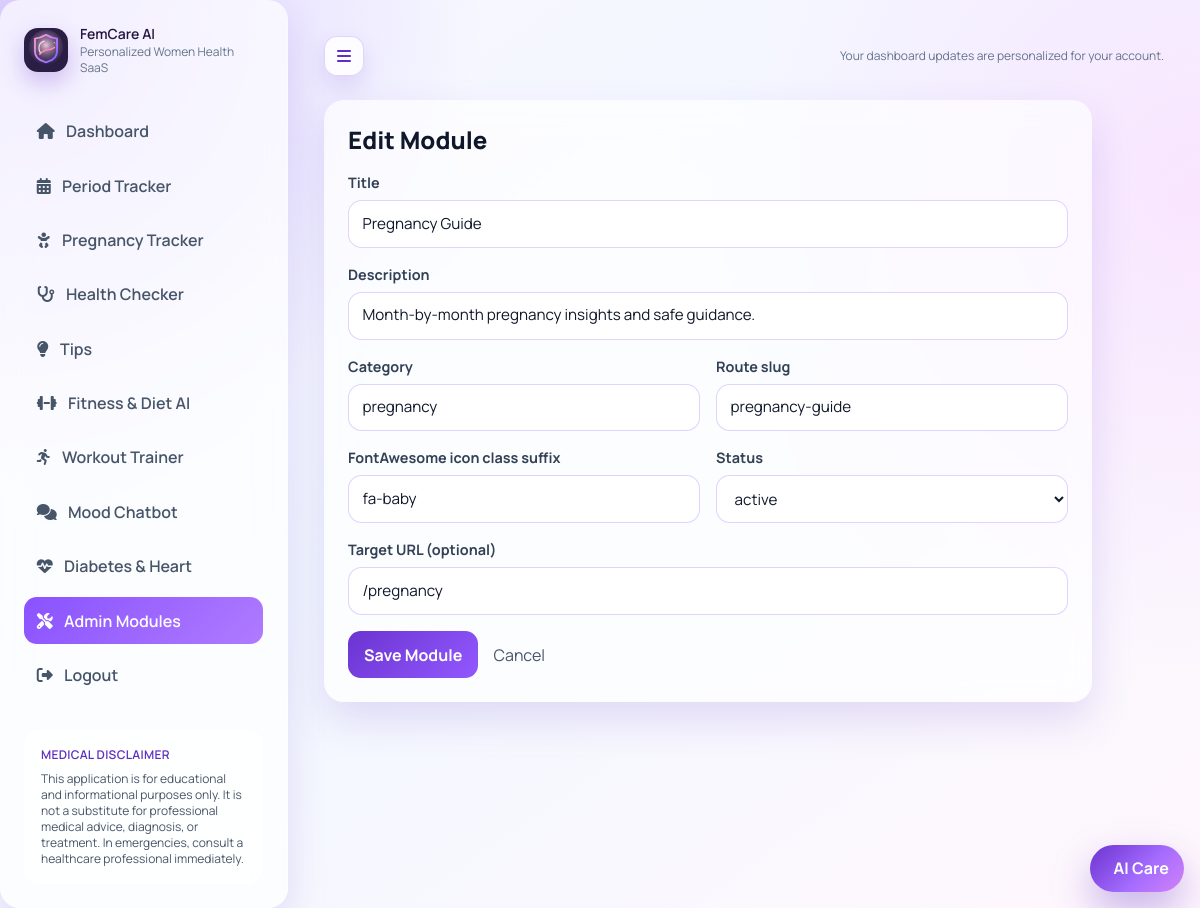
The page /admin/modules/2/edit (signed in) on the database its author committed.
### models/entities.py (models this page shows, shortened)
class HealthModule(db.Model):
    __tablename__ = "health_modules"
    id = db.Column(db.Integer, primary_key=True)
    title = db.Column(db.String(150), nullable=False)
    description = db.Column(db.String(280), nullable=False)
    category = db.Column(db.String(60), nullable=False)
    route = db.Column(db.String(150), nullable=False, unique=True)
    status = db.Column(db.String(20), nullable=False, default="active")
    icon = db.Column(db.String(60), nullable=False, default="fa-heart")
    target_url = db.Column(db.String(150), nullable=True)
    created_at = db.Column(db.DateTime, nullable=False, default=datetime.utcnow)

### app.py (the view, shortened to what this page needs)
@app.route("/admin/modules/<int:module_id>/edit", methods=["GET", "POST"])
@admin_required
def admin_modules_edit(module_id):
    module = HealthModule.query.get_or_404(module_id)
    return render_template("admin_module_form.html", active_page="admin", module=module)

### app.py (called while the page is built)
@login_manager.user_loader
def load_user(user_id):
    return User.query.get(int(user_id))

def admin_required(func):
    @wraps(func)
    @login_required
    def wrapper(*args, **kwargs):
        if not current_user.is_admin:
            abort(403)
        return func(*args, **kwargs)
    return wrapper

### templates/admin_module_form.html (shortened to what this page needs)
{% extends 'base.html' %}
{% block content %}
<section class="max-w-3xl glass-panel p-6">
  <h1 class="text-2xl font-extrabold">{% if module %}Edit Module{% else %}Create Module{% endif %}</h1>
  <form method="POST" class="mt-4 grid md:grid-cols-2 gap-4 validated-form">
    <div class="md:col-span-2">
      <label class="label" for="title">Title</label>
      <input id="title" name="title" class="input-field" required value="{{ module.title if module else '' }}">
    </div>
    <div class="md:col-span-2">
      <label class="label" for="description">Description</label>
      <input id="description" name="description" class="input-field" required value="{{ module.description if module else '' }}">
    </div>
    <div>
      <label class="label" for="category">Category</label>
      <input id="category" name="category" class="input-field" required value="{{ module.category if module else 'women_health' }}">
    </div>
    <div>
      <label class="label" for="route">Route slug</label>
      <input id="route" name="route" class="input-field" required value="{{ module.route if module else '' }}">
    </div>
    <div>
      <label class="label" for="icon">FontAwesome icon class suffix</label>
      <input id="icon" name="icon" class="input-field" value="{{ module.icon if module else 'fa-heart' }}">
    </div>
    <div>
      <label class="label" for="status">Status</label>
      <select id="status" name="status" class="input-field">
        <option value="active" {% if not module or module.status == 'active' %}selected{% endif %}>active</option>
      </select>
    </div>
    <div class="md:col-span-2">
      <label class="label" for="target_url">Target URL (optional)</label>
      <input id="target_url" name="target_url" class="input-field" placeholder="/health" value="{{ module.target_url if module and module.target_url else '' }}">
    </div>
    <div class="md:col-span-2">
      <button class="btn-primary" type="submit">Save Module</button>
      <a class="ml-3 text-slate-600" href="{{ url_for('admin_modules') }}">Cancel</a>
    </div>
  </form>
</section>
{% endblock %}

### static/css/style.css (style rules this page uses)
.fem-bg { background: radial-gradient(circle at 0 0, rgba(190, 168, 255, 0.5) 0, rgba(190, 168, 255, 0) 32%), radial-gradient(circle at 100% 20%, rgba(254, 206, 255, 0.45) 0, rgba(254, 206, 255, 0) 35%), linear-gradient(145deg, #f9f6ff 0%, #f2f8ff 46%, #fff7fd 100%); }
.glass-panel { background: rgba(255, 255, 255, 0.65); -webkit-backdrop-filter: blur(14px); backdrop-filter: blur(14px); border-radius: 1.25rem; box-shadow: 0 18px 40px rgba(95, 46, 194, 0.15); }
.label { display: block; font-size: 0.9rem; font-weight: 700; color: #334155; margin-bottom: 0.4rem; }
.input-field { width: 100%; border: 1px solid rgba(137, 82, 255, 0.25); border-radius: 0.85rem; padding: 0.72rem 0.85rem; font-size: 0.95rem; background: rgba(255, 255, 255, 0.88); color: #0f172a; }
.btn-primary { border: 0; color: white; border-radius: 0.8rem; background: linear-gradient(135deg, #6b34d0 0%, #9258ff 100%); padding: 0.72rem 1rem; font-weight: 700; transition: transform 0.2s ease; }

### rows shown on the page
HealthModule: title "Pregnancy Guide", description "Month-by-month pregnancy insights and safe guidance.", category "pregnancy", route "pregnancy-guide", icon "fa-baby", status "active", target_url "/pregnancy"
